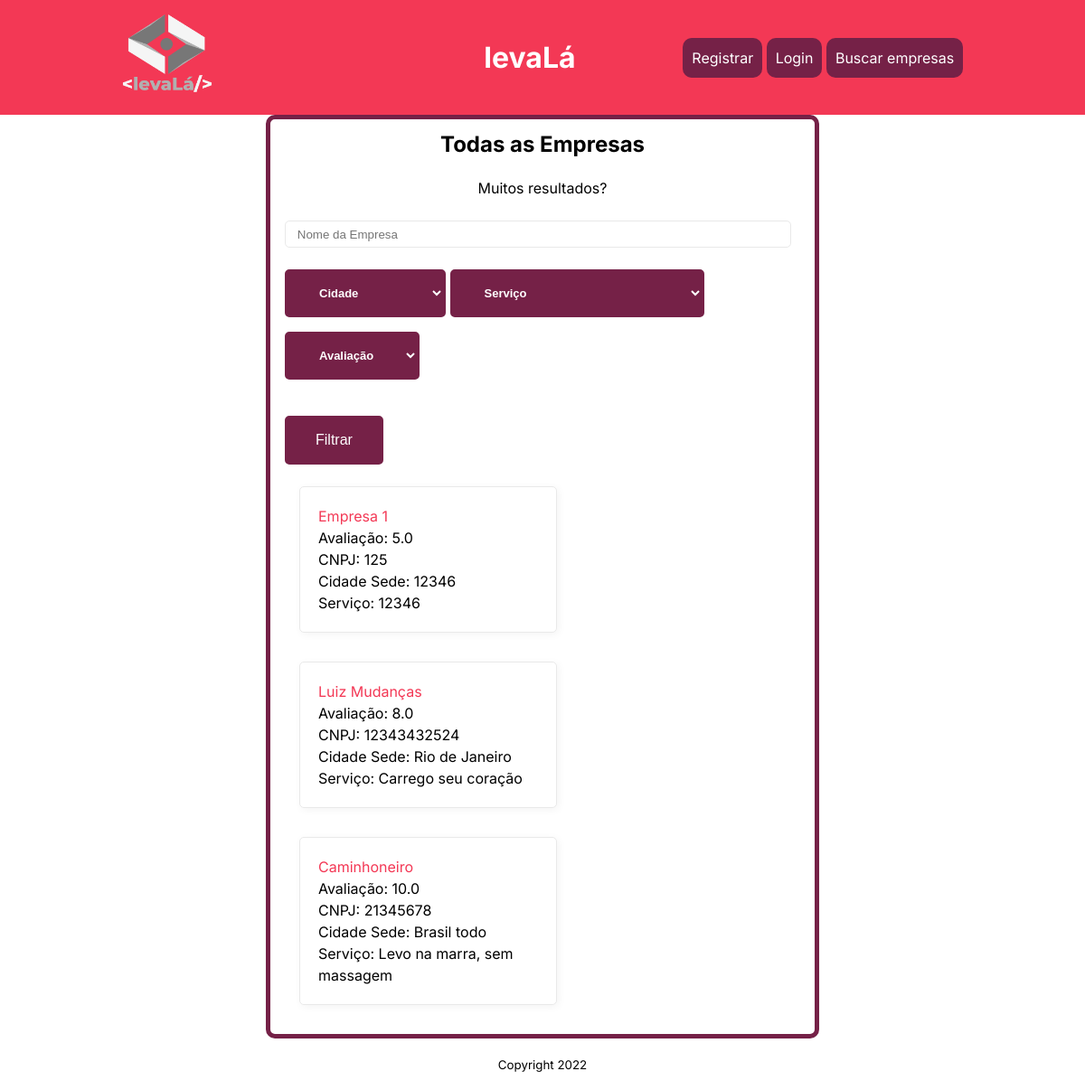
The page /companies/ on the database as committed earlier.
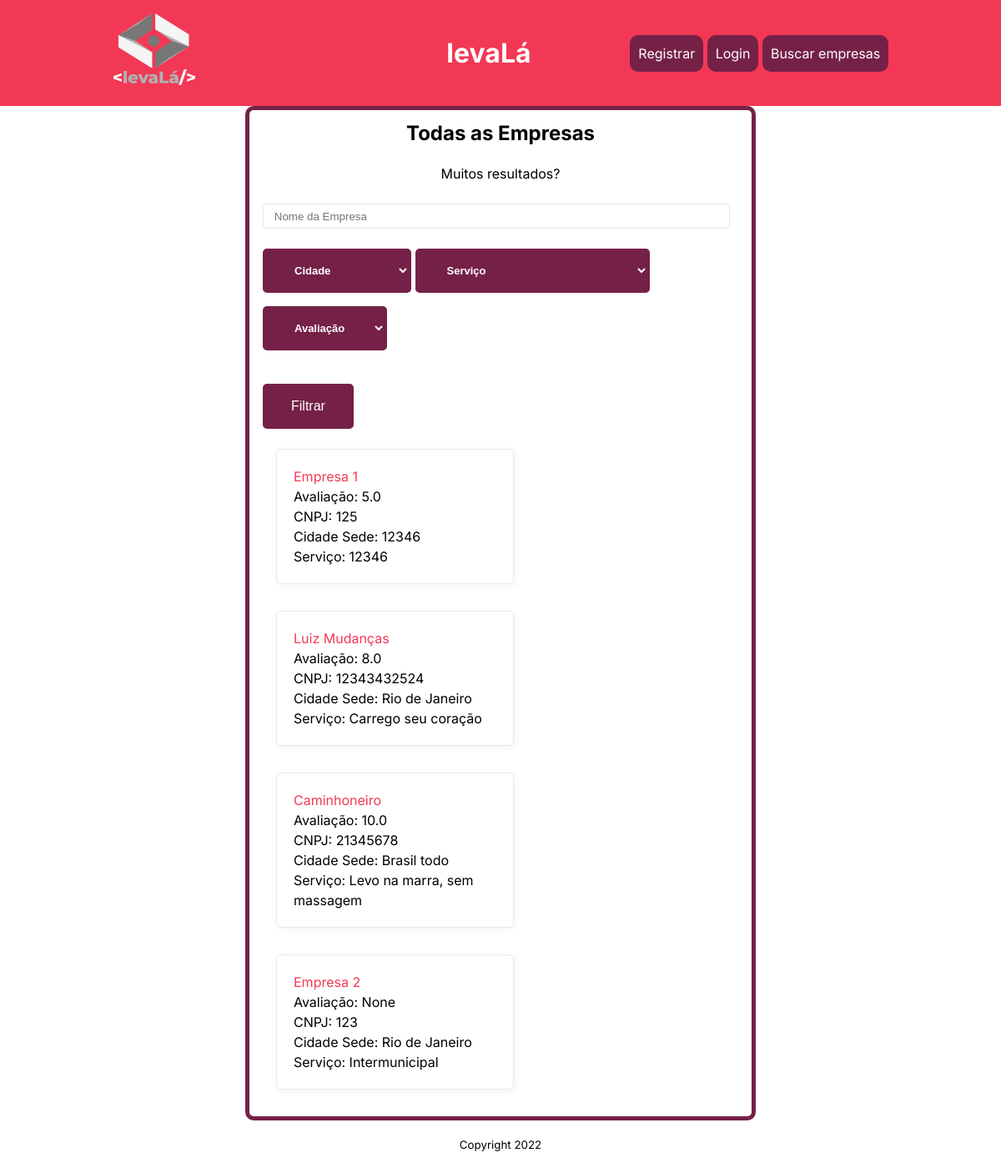
The same page on the database as committed later.
### user/models.py (models this page shows, shortened)
class Company(models.Model):
    name = models.CharField(max_length=255)
    user = models.OneToOneField(User, on_delete = models.CASCADE, primary_key = True)
    logoURL = models.URLField(max_length=300, null=True, blank=True)
    cnpj = models.IntegerField(default=0)
    tel = models.IntegerField(default=0)
    job = models.CharField(max_length=255, default='Municipal')
    city = models.CharField(max_length=255)

### companies/views.py (the view)
# urls.py: path('', views.list_companies, name='list'),
def list_companies(request):
    company_list = Company.objects.all()
    city_list = Company.objects.order_by('city').values('city').distinct()
    pedidos_list = Company.objects.annotate(avg_score=Avg('pedido__comments__score'))
    context = {
        'company_list': company_list,
        'city_list': city_list,
        'pedidos_list': pedidos_list,
    }
    return render(request, 'companies/list.html', context)

### companies/templates/companies/list.html (shortened to what this page needs)
{% extends 'base.html' %}
{% block content %}
<h2>Todas as Empresas</h2> <br>
<section>
    <p>Muitos resultados?</p> <br>
</section>
<form action="{% url 'companies:search' %}">
    <p>
        <input type="text" name="query_name" id="id_query" placeholder="Nome da Empresa"/>
        <select id="id_query_city" name="query_city">
            <option selected>Cidade</option>
        </select>
        <select id="id_query_job" name="query_job">
            <option selected>Serviço</option>
        </select>
        <select id="id_query_score" name="query_score">
            <option selected>Avaliação</option>
        </select>
    </p> <br>
    <button type="submit">Filtrar</button>
</form>
{% if company_list %}
<section class="lista-de-cards">
    {% for company in company_list %}
    <article class="card">
        <a href="{% url 'companies:detail' company.user_id %}">{{company.name}}</a>
        {% for pedido in pedidos_list %}
            {% if pedido == company %}
                <p>Avaliação: {{ pedido.avg_score }}</p>
            {% endif %}
        {% endfor %}
        <p>CNPJ: {{ company.cnpj }}</p>
        <p>Cidade Sede: {{ company.city }}</p>
        <p>Serviço: {{ company.job }}</p>
    </article>
    {% endfor %}
</section>
{% else %}
<p>Não foi encontrado nenhuma empresa.</p>
{% endif %}
{% endblock content %}

Rows that differ between the two databases and show on the page:
added Company: name "Empresa 2", avg_score "None", cnpj "123", city "Rio de Janeiro", job "Intermunicipal"
